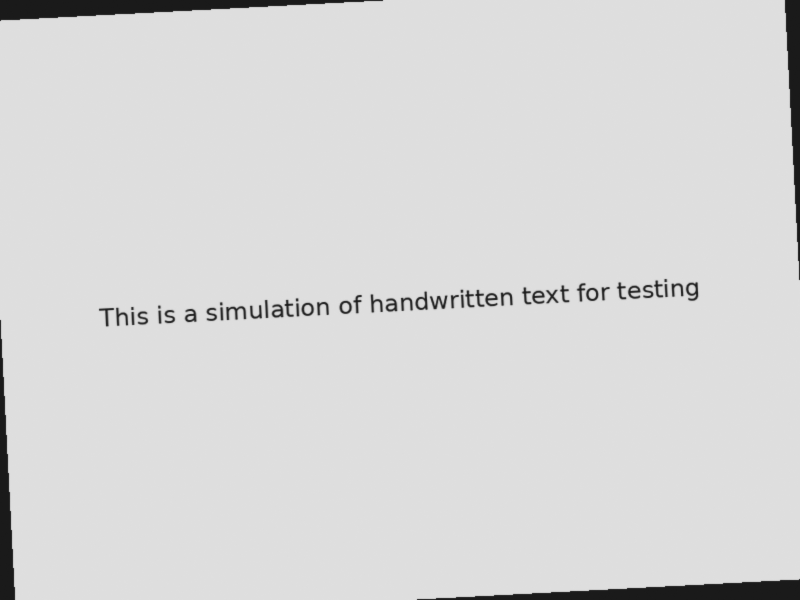
#> input picture python/sample_images/handwritten.png, 800 x 600 px
$ python -i preprocess_image.py   (imports and definitions only)
#> lines starting #> are read from the running program, lines starting #| are printed output that depends on the picture
#> further down, picture is the input picture: shape (600, 800, 3); min 25, max 223, mean 215.8
#!/usr/bin/env python3
"""
Image preprocessing module for nanoVLM OCR optimization
"""

import argparse
import sys
import os
import logging

# Try to import optional dependencies with fallbacks
try:
    import cv2
    import numpy as np
    HAS_CV2 = True
except ImportError as e:
    logging.warning(f"OpenCV not available: {e}")
    HAS_CV2 = False
    cv2 = None
    np = None

try:
    from PIL import Image, ImageEnhance
    HAS_PIL = True
except ImportError as e:
    logging.warning(f"PIL not available: {e}")
    HAS_PIL = False

# [18 lines left out: functions enhance_resolution, denoise_image, not called in this run]

def deskew_image(image):
    """Correct skew in document images"""
    if not HAS_CV2:
        raise ImportError("OpenCV is required for image deskewing")

    gray = cv2.cvtColor(image, cv2.COLOR_BGR2GRAY) if len(image.shape) == 3 else image

    # Use HoughLines to detect text lines
    edges = cv2.Canny(gray, 50, 150, apertureSize=3)
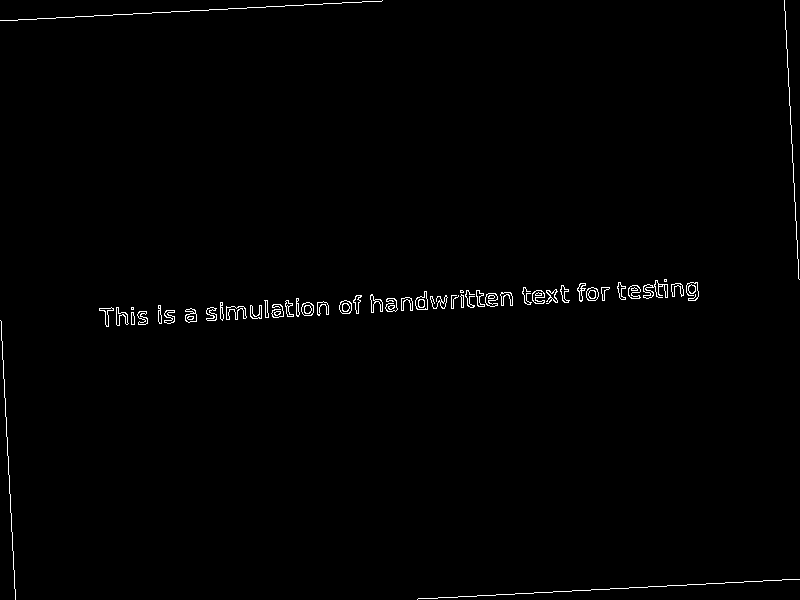
#> edges: shape (600, 800); 0.85% white in thin lines or dots
    lines = cv2.HoughLines(edges, 1, np.pi/180, threshold=100)
#> lines = 26 rows, first 8: [318, 1.52], [-783, 3.09], [20, 1.52], [620, 1.52], [331, 1.52], [321, 1.52], [329, 1.52], [16, 3.09]

    if lines is not None:
        angles = []
        for line in lines[:20]:  # Use first 20 lines
            rho, theta = line[0]  # Unpack from the array
            angle = theta * 180 / np.pi
            if angle < 45:
                angles.append(angle)
            elif angle > 135:
                angles.append(angle - 180)
#> this loop made 20 passes
#> (rho, theta, angle) on passes 1 to 12: (318, 1.52, 87), (-783, 3.09, 177), (20, 1.52, 87), (620, 1.52, 87), (331, 1.52, 87), (321, 1.52, 87), (329, 1.52, 87), (16, 3.09, 177), (330, 1.5, 86), (316, 1.54, 88), (325, 1.52, 87), (323, 1.52, 87)
#> after the loop, angles = [-3, -3]

        if angles:
            median_angle = np.median(angles)
#> median_angle = -3
            if abs(median_angle) > 0.5:  # Only rotate if significant skew
                (h, w) = image.shape[:2]
#> h = 600; w = 800
                center = (w // 2, h // 2)
#> center = (400, 300)
                M = cv2.getRotationMatrix2D(center, median_angle, 1.0)
#> M = [[0.999, -0.0523, 16.25], [0.0523, 0.999, -20.52]]
                image = cv2.warpAffine(image, M, (w, h), flags=cv2.INTER_CUBIC, borderMode=cv2.BORDER_REPLICATE)
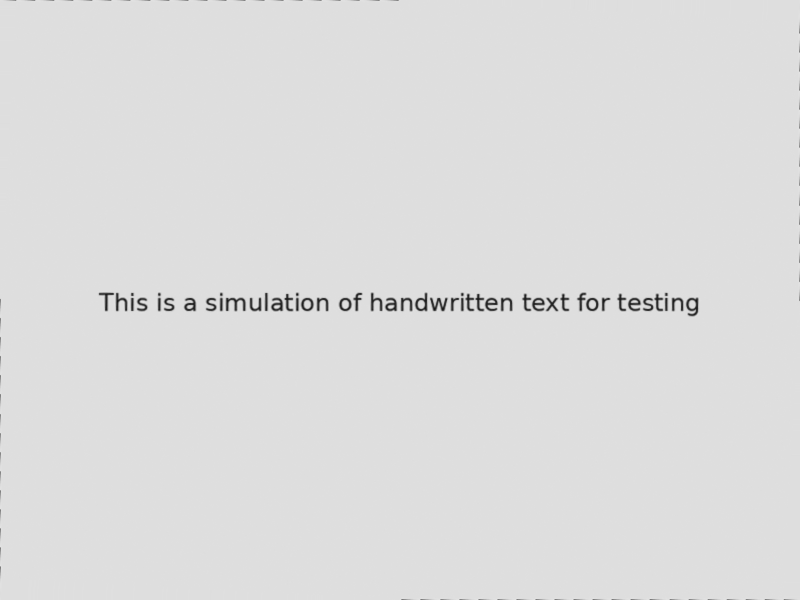
#> image: shape (600, 800, 3); min 21, max 228, mean 220.8

    return image

# [78 lines left out: functions adjust_contrast_brightness, preprocess_image, main, not called in this run]

# [2 lines not run here, left out]

>>> import cv2
>>> picture = cv2.imread('../sample_images/handwritten.png')
>>> result = deskew_image(picture)
